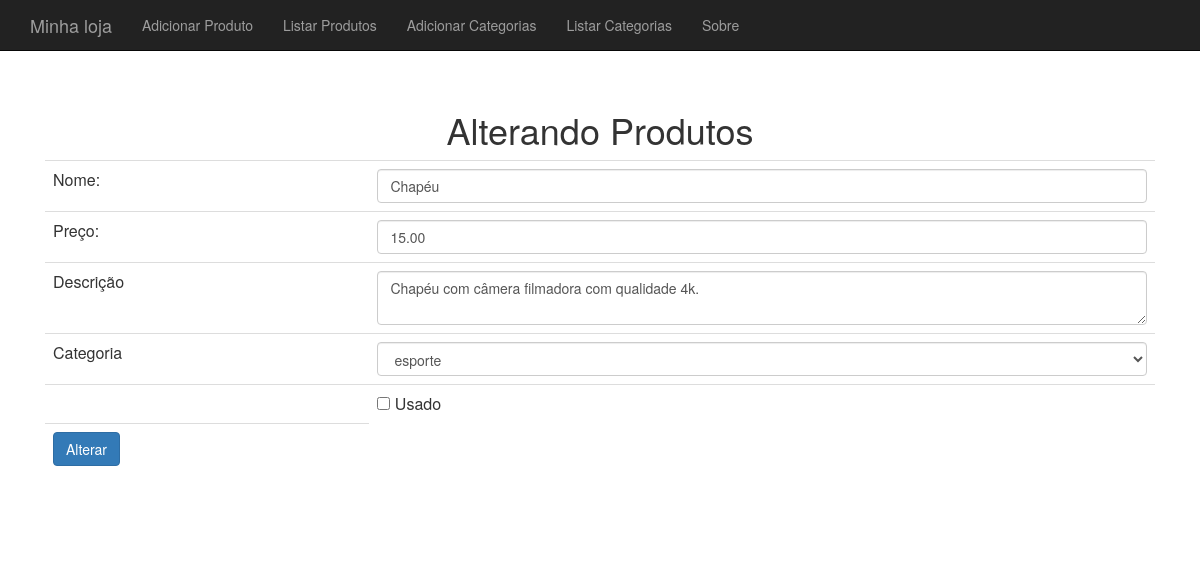
Before: /produto-altera-formulario.php?id=10 with the older database file.
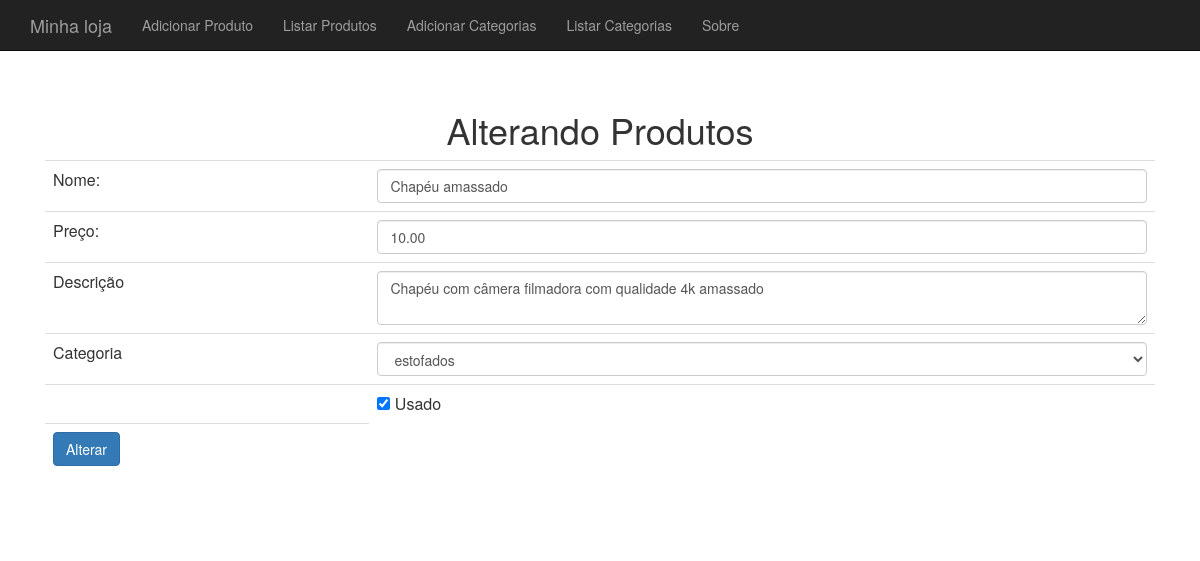
After: the same page with the newer database file.
### tables this page shows
CREATE TABLE `produtos` (
  `id` int(11) NOT NULL,
  `nome` varchar(255) DEFAULT NULL,
  `preco` decimal(10,2) DEFAULT NULL,
  `descricao` text,
  `categoria_id` int(11) DEFAULT NULL,
  `usado` tinyint(1) DEFAULT '0'
);

### banco-produto.php (called while the page is built, shortened)
<?php
function buscaProduto($conexao, $id){
	$query = "select * from produtos where id = {$id}";
	$resultado = mysqli_query($conexao, $query);
	return mysqli_fetch_assoc($resultado);
}
?>

### banco-categoria.php (called while the page is built)
<?php
function listaCategorias($conexao){
	$categorias = array();
	$resultado = mysqli_query($conexao, "select * from categorias");
	while($categoria = mysqli_fetch_assoc($resultado)){
		array_push($categorias, $categoria);
	}
	return $categorias;
}
?>

### produto-altera-formulario.php (the view, shortened to what this page needs)
<?php
include("cabecalho.php");
include("conecta.php");
include("banco-categoria.php");
include("banco-produto.php");
$id = $_GET['id'];
$categorias = listaCategorias($conexao);
$produto = buscaProduto($conexao, $id);
$usado = $produto['usado'] ? "checked = 'checked'" : "";
?>
	<h1>Alterando Produtos</h1>
	<form action="altera-produto.php" method="post">
		<table class="table">
			<tr>
				<td>Nome:</td>
				<td><input class="form-control" type="text" name="nome" value="<?php echo $produto['nome'];?>"></td>
			</tr>
			<tr>
				<td>Preço:</td>
				<td><input class="form-control" type="number" name="preco" value="<?php echo $produto['preco'];?>"></td>
			</tr>
			<tr>
				<td>Descrição</td>
				<td><textarea class="form-control" name="descricao"><?php echo $produto['descricao'];?></textarea></td>
			</tr>
			<tr>
				<td>Categoria</td>
				<td>
				<select name="categoria_id" class="form-control">
				<?php foreach($categorias as $categoria):
					$essaEhACategoria = $produto['categoria_id'] == $categoria['id'];
					$selecao = $essaEhACategoria ? "selected='selected'" : "";
					?>
						<option value="<?php echo $categoria['id'] ?>" <?php echo $selecao;?>>
							<?php echo $categoria['nome'];?>
						</option>
				<?php endforeach?>
				</select>
				</td>
			</tr>
			<tr>
			<td></td>
			<td><input type="checkbox" name="usado" value="true" <?php echo $usado;?>> Usado</td>
			</tr>
			<tr>
				<td><input class="btn btn-primary" type="submit" value="Alterar"></td>
			</tr>
		</table>
	</form>
<?php include("rodape.php"); ?>

Changed rows visible on the page:
changed produtos: nome "Chapéu" → "Chapéu amassado"; preco "15.00" → "10.00"; descricao "Chapéu com câmera filmadora com qualidade 4k." → "Chapéu com câmera filmadora com qualidade 4k amassado"
Other visible differences:
form field categoria_id: "esporte" → "estofados"
form field usado: "☐" → "☑"
